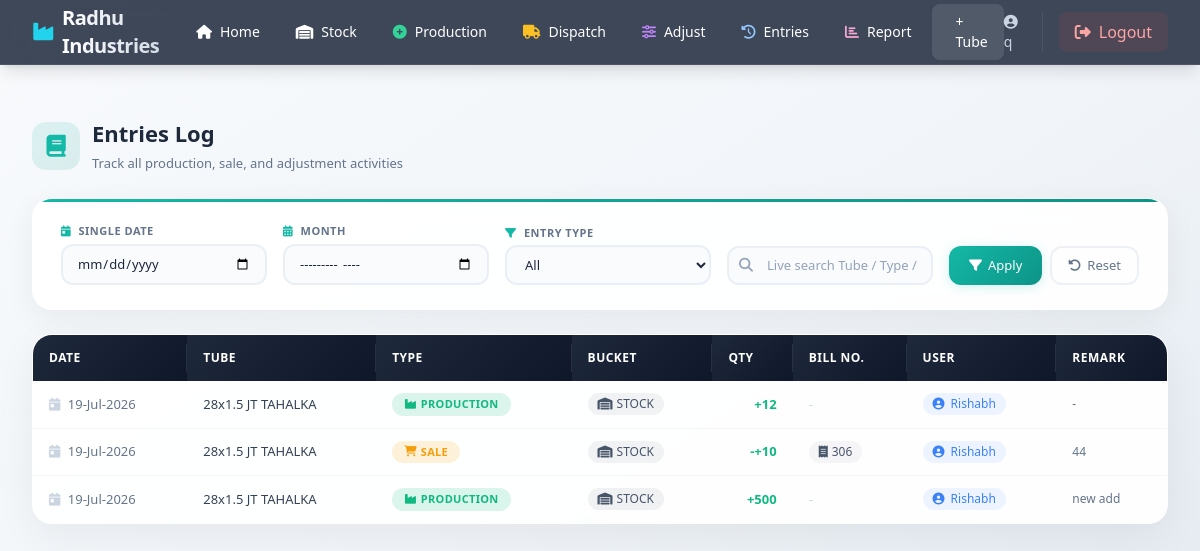
Page /tube/entries/ (signed in) on the earlier database version.
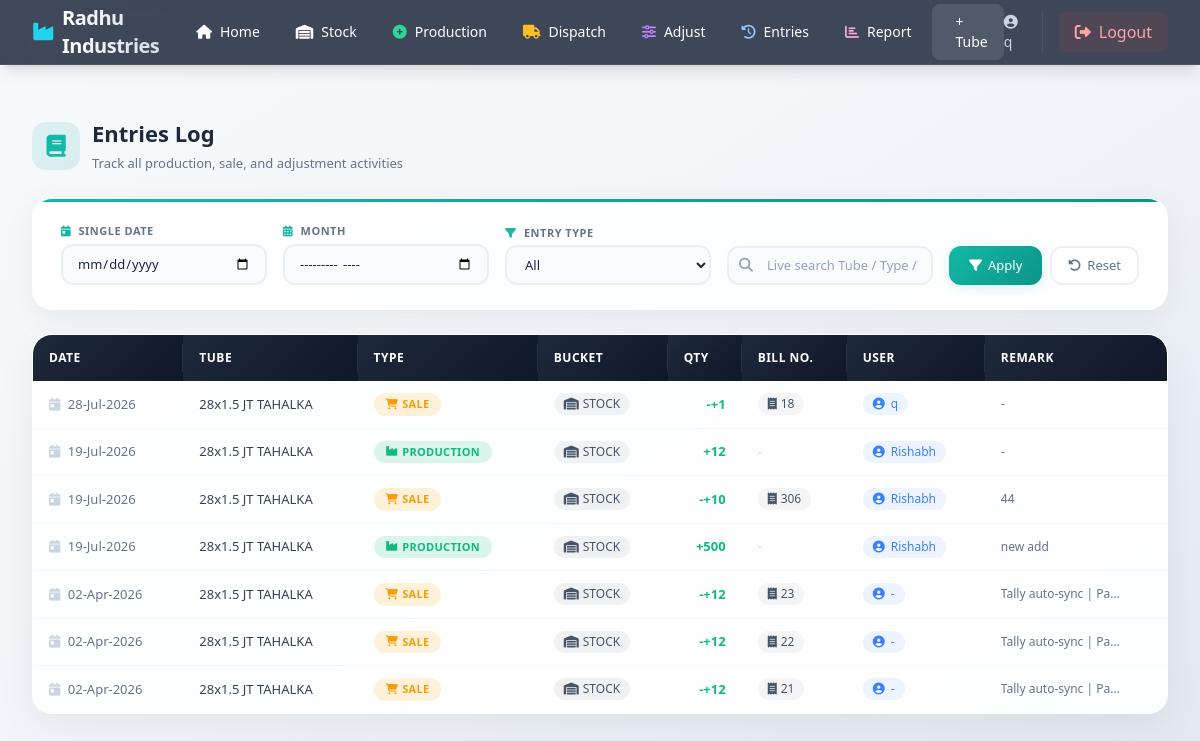
Same page on the later database version.
### cycletube/models.py (models this page shows, shortened)
class CycleTubeEntry(models.Model):
    tube_item = models.ForeignKey(CycleTubeItem, on_delete=models.CASCADE, related_name="entries")
    entry_type = models.CharField(max_length=15, choices=ENTRY_TYPE_CHOICES)
    bucket = models.CharField(max_length=15, choices=BUCKET_CHOICES, default="stock")
    quantity = models.IntegerField(help_text="Enter positive quantity")
    date = models.DateField()
    bill_number = models.CharField(max_length=50, blank=True)
    remark = models.CharField(max_length=255, blank=True)
    user = models.ForeignKey(User, on_delete=models.SET_NULL, null=True, related_name="cycletube_entries")
    created_at = models.DateTimeField(auto_now_add=True)
    class Meta:
        ordering = ["-date", "-created_at"]
        verbose_name_plural = "Cycle tube entries"

class CycleTubeItem(models.Model):
    size = models.CharField("SIZE", max_length=50)
    type = models.CharField("TYPE", max_length=20)     # e.g. JT / MLD
    brand = models.CharField("BRAND", max_length=80)
    stock = models.IntegerField("STOCK", default=0)
    rfm_stock = models.IntegerField("R.F.M. Stock", default=0)
    is_active = models.BooleanField(default=True)
    created_at = models.DateTimeField(auto_now_add=True)
    class Meta:
        ordering = ["size", "type", "brand"]
        unique_together = ("size", "type", "brand")
    def __str__(self):
        return f"{self.size} {self.type} {self.brand}".strip()

### cycletube/views.py (the view)
# urls.py: path("entries/", views.entries_log, name="tube_entries_log"),
@login_required
def entries_log(request):
    date_str = request.GET.get("date", "")
    month_str = request.GET.get("month", "")
    entry_type = request.GET.get("type", "")
    entries = CycleTubeEntry.objects.select_related("tube_item", "user")
    if date_str:
        try:
            d = datetime.datetime.strptime(date_str, "%Y-%m-%d").date()
            entries = entries.filter(date=d)
        except ValueError:
            pass
    elif month_str:
        try:
            y, m = month_str.split("-")
            entries = entries.filter(date__year=int(y), date__month=int(m))
        except ValueError:
            pass
    if entry_type:
        entries = entries.filter(entry_type=entry_type)
    entries = entries[:500]
    context = {
        "entries": entries,
        "date_str": date_str,
        "month_str": month_str,
        "entry_type": entry_type,
    }
    return render(request, "cycletube/entries_log.html", context)

### templates/cycletube/entries_log.html (shortened to what the changed rows need)
{% extends "cycletube/base.html" %}
{% block content %}
{% load static %}
<div class="entries-container">
    <div class="page-header">
        <div>
            <h1>Entries Log</h1>
        </div>
    </div>
    <div class="table-container" id="entries-table-wrapper">
        <div class="table-wrapper">
            <table class="entries-table" id="entries-table">
                <thead>
                    <tr>
                        <th>Date</th>
                        <th>Tube</th>
                        <th>Type</th>
                        <th>Bucket</th>
                        <th class="text-right">Qty</th>
                        <th>Bill No.</th>
                        <th>User</th>
                        <th>Remark</th>
                    </tr>
                </thead>
                <tbody id="entries-tbody">
                    {% for e in entries %}
                    <tr class="entry-row"
                        data-tube="{{ e.tube_item|lower }}"
                        data-type="{{ e.entry_type|lower }}"
                        data-bucket="{{ e.get_bucket_display|lower }}"
                        data-user="{{ e.user.username|lower|default:'' }}"
                        data-remark="{{ e.remark|lower|default:'' }}"
                        data-bill="{{ e.bill_number|lower|default:'' }}">
                        <td class="text-slate-500">
                            <i class="fas fa-calendar-day mr-1 text-slate-300"></i>
                            {{ e.date|date:"d-M-Y" }}
                        </td>
                        <td class="font-medium text-slate-700">{{ e.tube_item }}</td>
                        <td>
                            <span class="type-badge
                                {% if e.entry_type == "production" %}type-production
                                {% elif e.entry_type == "sale" %}type-sale
                                {% else %}type-adjustment{% endif %}">
                                <i class="fas
                                    {% if e.entry_type == "production" %}fa-industry
                                    {% elif e.entry_type == "sale" %}fa-shopping-cart
                                    {% else %}fa-sliders-h{% endif %}">
                                </i>
                                {{ e.entry_type|title }}
                            </span>
                        </td>
                        <td>
                            <span class="bucket-badge">
                                <i class="fas fa-warehouse"></i>
                                {{ e.get_bucket_display }}
                            </span>
                        </td>
                        <td class="text-right">
                            <span class="{% if e.quantity < 0 %}qty-negative{% else %}qty-positive{% endif %}">
                                {% if e.entry_type == "sale" %}-{% endif %}{{ e.quantity|stringformat:"+d" }}
                            </span>
                        </td>
                        <td>
                            {% if e.bill_number %}
                            <span class="bill-number">
                                <i class="fas fa-receipt"></i>
                                {{ e.bill_number }}
                            </span>
                            {% else %}
                            <span class="text-slate-300">-</span>
                            {% endif %}
                        </td>
                        <td>
                            <span class="user-badge">
                                <i class="fas fa-user-circle"></i>
                                {{ e.user.username|default:"-" }}
                            </span>
                        </td>
                        <td>
                            <span class="remark-text" title="{{ e.remark|default:'-' }}">
                                {{ e.remark|default:"-" }}
                            </span>
                        </td>
                    </tr>
                    {% endfor %}
                </tbody>
            </table>
        </div>
    </div>
</div>
{% endblock %}

Differences in the rows shown:
added CycleTubeEntry: date "28-Jul-2026", tube_item "28x1.5 JT TAHALKA", entry_type "SALE", bucket "STOCK", quantity "+1", bill_number "18", user.username "q", remark "-"
added CycleTubeEntry: date "02-Apr-2026", tube_item "28x1.5 JT TAHALKA", entry_type "SALE", bucket "STOCK", quantity "+12", bill_number "23", user.username "-", remark "Tally auto-sync | Pa…"
added CycleTubeEntry: date "02-Apr-2026", tube_item "28x1.5 JT TAHALKA", entry_type "SALE", bucket "STOCK", quantity "+12", bill_number "22", user.username "-", remark "Tally auto-sync | Pa…"
added CycleTubeEntry: date "02-Apr-2026", tube_item "28x1.5 JT TAHALKA", entry_type "SALE", bucket "STOCK", quantity "+12", bill_number "21", user.username "-", remark "Tally auto-sync | Pa…"
